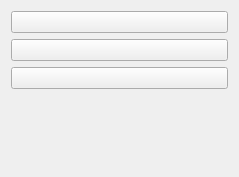
<?xml version="1.0" encoding="UTF-8"?>
<ui version="4.0">
 <class>ToolButtonBarUI</class>
 <widget class="QWidget" name="ToolButtonBarUI">
  <property name="geometry">
   <rect>
    <x>0</x>
    <y>0</y>
    <width>239</width>
    <height>177</height>
   </rect>
  </property>
  <property name="windowTitle">
   <string>Form</string>
  </property>
  <layout class="QVBoxLayout" name="verticalLayout_2">
   <item>
    <layout class="QVBoxLayout" name="verticalLayout">
     <property name="sizeConstraint">
      <enum>QLayout::SetFixedSize</enum>
     </property>
     <item>
      <widget class="QPushButton" name="stampButton">
       <property name="toolTip">
        <string>Stamp tool</string>
       </property>
       <property name="styleSheet">
        <string notr="true"/>
       </property>
       <property name="text">
        <string/>
       </property>
       <property name="icon">
        <iconset resource="../tactile2.qrc">
         <normaloff>:/res/icons/icons8/dark/rubber_stamp_32px.png</normaloff>:/res/icons/icons8/dark/rubber_stamp_32px.png</iconset>
       </property>
       <property name="iconSize">
        <size>
         <width>24</width>
         <height>24</height>
        </size>
       </property>
      </widget>
     </item>
     <item>
      <widget class="QPushButton" name="bucketButton">
       <property name="sizePolicy">
        <sizepolicy hsizetype="Minimum" vsizetype="Fixed">
         <horstretch>0</horstretch>
         <verstretch>0</verstretch>
        </sizepolicy>
       </property>
       <property name="toolTip">
        <string>Bucket tool</string>
       </property>
       <property name="text">
        <string notr="true"/>
       </property>
       <property name="icon">
        <iconset resource="../tactile2.qrc">
         <normaloff>:/res/icons/icons8/dark/fill-color_32px.png</normaloff>:/res/icons/icons8/dark/fill-color_32px.png</iconset>
       </property>
       <property name="iconSize">
        <size>
         <width>24</width>
         <height>24</height>
        </size>
       </property>
      </widget>
     </item>
     <item>
      <widget class="QPushButton" name="eraserButton">
       <property name="sizePolicy">
        <sizepolicy hsizetype="Minimum" vsizetype="Fixed">
         <horstretch>0</horstretch>
         <verstretch>0</verstretch>
        </sizepolicy>
       </property>
       <property name="toolTip">
        <string>Eraser tool</string>
       </property>
       <property name="text">
        <string/>
       </property>
       <property name="icon">
        <iconset resource="../tactile2.qrc">
         <normaloff>:/res/icons/icons8/dark/erase_32px.png</normaloff>:/res/icons/icons8/dark/erase_32px.png</iconset>
       </property>
       <property name="iconSize">
        <size>
         <width>24</width>
         <height>24</height>
        </size>
       </property>
      </widget>
     </item>
     <item>
      <spacer name="verticalSpacer">
       <property name="orientation">
        <enum>Qt::Vertical</enum>
       </property>
       <property name="sizeHint" stdset="0">
        <size>
         <width>20</width>
         <height>40</height>
        </size>
       </property>
      </spacer>
     </item>
    </layout>
   </item>
  </layout>
 </widget>
 <resources>
  <include location="../tactile2.qrc"/>
 </resources>
 <connections/>
</ui>
